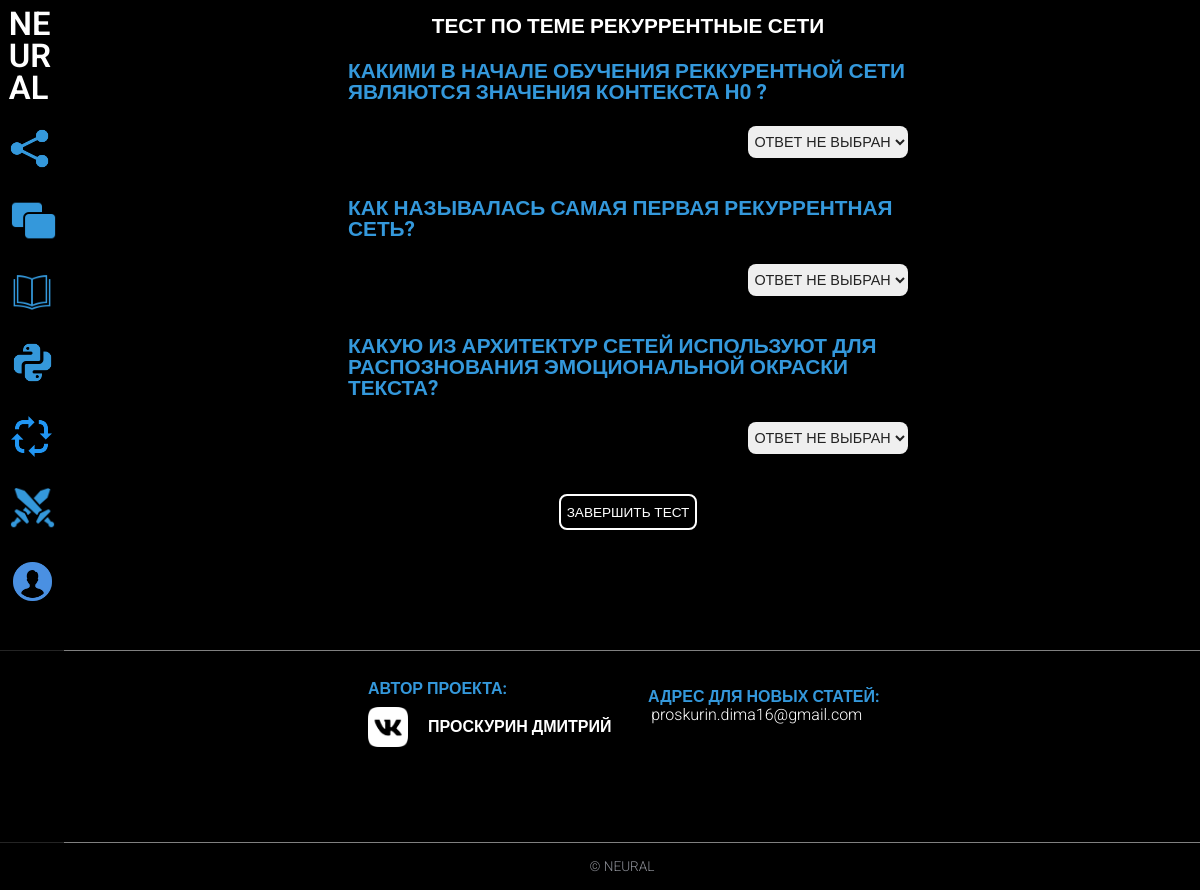
The page /article/recurrent_networks/test/ on the database its author committed.
### learning/models.py (models this page shows, shortened)
class Category(models.Model):
    name = models.CharField(max_length=100, db_index=True, verbose_name="Категория")
    slug = models.SlugField(max_length=255, unique=True, db_index=True, verbose_name="URL")
    photo = models.ImageField(upload_to="photos", verbose_name="Фото", null=True)
    level = models.ForeignKey('Levels', on_delete=models.PROTECT, verbose_name="Уровень доступа", null=True)
    class Meta:
        verbose_name = "Категория"
        verbose_name_plural = "Категории"
        ordering = ['id']

class Articles(models.Model):
    title = models.CharField(max_length=255, verbose_name="Заголовок")
    slug = models.SlugField(max_length=255, unique=True, db_index=True, verbose_name="URL")
    content = models.TextField(blank=True, verbose_name="Контент")
    photo = models.ImageField(upload_to="photos/%Y/%m/%d/", verbose_name="Превью")
    cat = models.ForeignKey('Category', on_delete=models.PROTECT, verbose_name="Категория")
    level = models.ForeignKey('Levels', on_delete=models.PROTECT, verbose_name="Уровень доступа")
    class Meta:
        verbose_name = "Статьи"
        verbose_name_plural = "Статьи"
        ordering = ['id']

class Question(models.Model):
    title = models.CharField(max_length=4096)
    visible = models.BooleanField(default=False)
    max_points = models.FloatField()
    article = models.ForeignKey('Articles', on_delete=models.PROTECT, verbose_name="Статья")

### learning/views.py (the view, shortened to what this page needs)
# urls.py: path('article/<slug:article_slug>/test/', createAnswer, name='answer'),
def createAnswer(request, article_slug):
    article = Articles.objects.get(slug=article_slug)
    questions = Question.objects.filter(article=article).count()
    TestFormSet = modelformset_factory(model=Answer, fields=('choice',),  extra=questions)
    question_list = Question.objects.filter(article=article)
    user = request.user
    formset = TestFormSet(queryset=Articles.objects.none(), auto_id=False)
    for i in range(len(formset)):
        formset[i].fields['choice'] = forms.ModelChoiceField(queryset=Choice.objects.filter(question=question_list[i]))
        formset[i].fields['choice'].widget.attrs['required'] = True
        formset[i].fields['choice'].label = question_list[i].title
        formset[i].fields['choice'].empty_label = 'Ответ не выбран'
        formset[i].fields['id'].label = ''
        formset[i].fields['id'].widget.attrs['class'] = 'nothing'
    mixin = DataMixin()
    context = mixin.get_user_context()
    context['formset'] = formset
    context['user'] = user
    context['article'] = article
    context['title'] = 'Тест по теме ' + article.title
    return render(request, 'learning/test_form.html', context)

### learning/models.py (called while the page is built)
    def __str__(self):
        return self.title

### learning/utils.py (called while the page is built)
    def get_user_context(self, **kwargs):
        context = kwargs
        cats = cache.get('cats')
        if not cats:
            cats = Category.objects.all()
            cache.set('cats', cats, cache_time)
        user_menu = menu.copy()
        context['menu'] = user_menu
        context['cats'] = cats
        context['reccur'] = Articles.objects.get(slug='recurrent_networks')
        if 'cat_selected' not in context:
            context['cat_selected'] = 0
        return context

### learning/templates/learning/test_form.html (shortened to what this page needs)
{% extends 'learning/base.html' %}
{% block content %}
    <div class="article-text-block">
        <div class="container">
            <div class="article-paragraph paragraph-center">
                <h1 class="paragraph-title" style="color:white;">Тест по теме {{ article.title }}</h1>
            </div>
            <form action="" method="POST">
                {% for form in formset %}
                <div class="article-paragraph paragraph-center">
                    <div class="form-content">
                    {% for f in form %}
                    <label class="paragraph-title" for="{{ f.id_for_label }}">{{f.label}} </label><br>{{ f }}
                    {% endfor %}
                    </div>
                </div>
                {% endfor %}
                <div class="article-paragraph paragraph-center">
                    <div class="form-content">
                    <button type="submit" name="Submit">Завершить тест</button>
                    </div>
                </div>
            </form>
         </div>
	</div>
{% endblock %}}

### learning/templates/learning/base.html (shortened to what this page needs)
{% load static %}
<!DOCTYPE html>
<html lang="ru">
<head>
	<link type="text/css"  rel="stylesheet" href="{% static 'learning/css/reset.css' %}">
	<link type="text/css" href="{% static 'learning/css/styles.css' %}" rel="stylesheet" />
</head>
<body>
	<header class="header">
		<nav class="nav">
			<a class="lm-title" href="{% url 'home' %}">
				NE<br>
				UR<br>
				AL
			</a>
            {% with cats|slice:":3" as cats %}
            {%  for c in cats  %}
                {% if request.user.profile.level.pk >= c.level.pk  %}
                    {% if c.pk == cat_selected %}
                        <a data-title="{{ c.name }}" class="menu-elem selected"></a>
                    {% else %}
                        <a href="{{ c.get_absolute_url }}" data-title="{{ c.name }}" class="menu-elem"></a>
                    {% endif %}
                {% else %}
                    <a data-title="Необходим уровень {{ c.level.pk }}" class="menu-elem"></a>
                {% endif %}
            {% endfor %}
            {% endwith %}
            {% if request.user.profile.level.pk >= cats.4.level.pk %}
                {% if cats.4.pk == cat_selected %}
                    <a data-title="{{ cats.4.name }}" class="menu-elem selected"></a>
                {% else %}
                    <a href="{{ cats.4.get_absolute_url }}" data-title="{{ cats.4.name }}" class="menu-elem"></a>
                {% endif %}
            {% else %}
                <a data-title="Необходим уровень 2" class="menu-elem"></a>
            {% endif %}
            {% if request.user.profile.level.pk >= reccur.level.pk %}
                <a href="{{ reccur.get_absolute_url }}" data-title="Рекуррентные сети" class="menu-elem {% if is_reccur %} selected {% endif %}"></a>
            {% else %}
                <a data-title="Необходим уровень {{ reccur.level.pk }}" class="menu-elem"></a>
            {% endif %}
            {% if request.user.profile.level.pk >= cats.3.level.pk %}
                {% if cats.3.pk == cat_selected %}
                    <a data-title="{{ cats.3.name }}" class="menu-elem selected"></a>
                {% else %}
                    <a href="{{ cats.3.get_absolute_url }}" data-title="{{ cats.3.name }}" class="menu-elem"></a>
                {% endif %}
            {% else %}
                <a data-title="Необходим уровень {{ cats.3.level.pk }}" class="menu-elem"></a>
            {% endif %}
            {% if request.user.is_authenticated %}
                <a href="{% url 'profile' %}" {% if cat_selected == 6 %} class="menu-elem selected" {% else %} class="menu-elem"  {% endif %}data-title="Профиль" ></a>
            {% else %}
                <a href="{% url 'profile' %}" {% if cat_selected == 6 %} class="menu-elem selected" {% else %} class="menu-elem"  {% endif %} data-title="Войти"></a>
            {% endif %}
		</nav>
	</header>
	<main class="main">
        {% block content %}
        {% endblock %}
	</main>
		<footer class="footer">
		<div class="footer-content">
		<div class="footer-info">
			<p>Автор проекта:</p>
			<a class="person" href="https://vk.com/ohlomonchick337" target="_blank">
				<div class="vk">
				</div>
				<p>Проскурин Дмитрий</p>
			</a>
		</div>
		<div class="footer-info">
			<div class="email">
				<p>Адрес для новых статей:</p>
				<a>proskurin.dima16@gmail.com</a>
			</div>
		</div>
		</div>
		<div class="disclaimer">
			© NEURAL
		</div>
	</footer>
</body>
</html>

### learning/static/learning/css/styles.css (style rules this page uses)
body { font-family: 'Roboto', sans-serif; font-weight: 300; font-size: 2vh; background: #000; }
a { outline: none !important; }
h1 { text-transform: uppercase; }
.nav { display: none; position: fixed; top: 0; bottom: 0; left: 0; right: 0; width: 8vh; display: block; height: 100%; background: #000000b8; z-index: 100; }
.menu-elem { display: block; width: 6.5vh; height: 6.5vh; color: #fae626; border-radius: 30%; text-decoration: none; margin: 0 auto; margin-top: 2.5641025641025643vh; }
.menu-elem:nth-child(2) { background: url("../images/icons/straight.png"); background-size: 90%; background-repeat: no-repeat; }
.menu-elem:nth-child(3) { background: url("../images/icons/icons8-screensharing-100.png"); background-size: 90%; background-repeat: no-repeat; background-position-x: 4px; }
.menu-elem:nth-child(4) { background: url("../images/icons/icons8-open-book-100.png"); background-size: 76%; background-repeat: no-repeat; background-position-y: 20%; background-position-x: 50%; }
.menu-elem:nth-child(5) { background: url("../images/icons/icons8-python-90.png"); background-size: 90%; background-repeat: no-repeat; background-position-y: -3px; background-position-x: 50%; }
.menu-elem:nth-child(6) { background: url("../images/icons/icons8-environment-96.png"); background-size: 95%; background-repeat: no-repeat; background-position-y: -3px; background-position-x: 50%; }
.menu-elem:nth-child(7) { background: url("../images/icons/icons8-battle-100.png"); background-size: 90%; background-repeat: no-repeat; background-position-y: -3px; background-position-x: 50%; }
.menu-elem:nth-child(8) { background: url("../images/icons/icons8-male-user-90.png"); background-size: 95%; background-repeat: no-repeat; background-position-y: -3px; background-position-x: 2px; }
.lm-title { color: #ffffff; display: block; font-size: 4.1vh; line-height: 4vh; font-family: 'Roboto', sans-serif; font-weight: 600; text-decoration: none; margin-left: 1.1vh; margin-top: 1vh; text-shadow: 0 0 6px rgba(0, 0, 0, 0.9); }
.container { width: 100%; max-width: 180.99547511312218vh; margin: 0 auto; }
.footer { margin-top: 15vh; border-top: 1px solid gray; display: flex; position: relative; width: 100%; height: 30vh; background: #000; justify-content: center; }
.footer-content { padding-left: 8vh; display: flex; position: relative; width: 100%; height: 22vh; background: #000; justify-content: center; align-items: center; }
.footer-info { margin-top: 7vh; height: 100%; color: white; width: 33vh; margin-left: 2vh; }
.footer-info p { color: #3498DB; text-transform: uppercase; font-weight: bold; line-height: 2.5vh; }
.person { text-decoration: none; margin-top: 1vh; display: flex; flex-direction: row; align-items: center; text-transform: uppercase; font-weight: normal; }
.email { color: white; display: block; width: 100%; margin-top: 1vh; }
.email p { color: #3498DB; text-transform: uppercase; font-weight: bold; line-height: 2.5vh; }
.email a { margin-left: 0.4vh; margin-top: 1vh; margin-right: 1vh; }
.person p { margin-left: 1.5vh; color: white; }
.vk { left: 10%; width: 6vh; height: 5vh; background-image: url("../images/footer/VK_Monochrome_Logo_t.png"); background-size: contain; background-repeat: no-repeat; }
.disclaimer { padding-left: 5.5vh; bottom: 0%; display: flex; position: absolute; color: #8d8f97; font-size: 1.7vh; border-top: 1px solid gray; height: 6vh; width: 100%; align-items: center; justify-content: center; }
.article-text-block { display: flex; flex-direction: column; background-color: black; align-items: center; width: 100%; }
.article-paragraph { color: white; margin-left: 11vh; margin-top: 4vh; padding-right: 4vh; }
.paragraph-title { text-transform: uppercase; font-size: 130%; margin-bottom: 1vh; font-weight: bold; line-height: 2.6vh; color: #3498DB; }
.paragraph-center { margin-top: 2vh; display: flex; justify-content: center; align-items: center; flex-direction: column; }
.form-content { display: flex; flex-direction: column; max-width: 70vh; }
select { padding-left: 0.3vh; text-transform: uppercase; font-size: 1.8vh; align-self: flex-end; height: 4vh; min-width: 20vh; border-radius: 8px; border: none; }
button { text-transform: uppercase; max-width: 20vh; align-self: flex-end; border-radius: 8px; font-size: 1.7vh; height: 4.5vh; border: 2px solid white; background-color: black; color: white; }

### rows shown on the page
Category: shows a picture
Category: shows a picture
Category: shows a picture
Articles: title "РЕКУРРЕНТНЫЕ СЕТИ"
Question: label "КАКИМИ В НАЧАЛЕ ОБУЧЕНИЯ РЕККУРЕНТНОЙ СЕТИ ЯВЛЯЮТСЯ ЗНАЧЕНИЯ КОНТЕКСТА H0 ?"
Question: label "КАК НАЗЫВАЛАСЬ САМАЯ ПЕРВАЯ РЕКУРРЕНТНАЯ СЕТЬ?"
Question: label "КАКУЮ ИЗ АРХИТЕКТУР СЕТЕЙ ИСПОЛЬЗУЮТ ДЛЯ РАСПОЗНОВАНИЯ ЭМОЦИОНАЛЬНОЙ ОКРАСКИ ТЕКСТА?"
